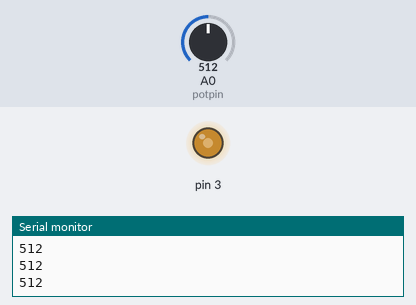
Simulated run of this sketch. Board: Arduino Uno, built with avr-gcc and run on an emulated ATmega328P. Parts: output pins drawn as LEDs (lit = HIGH), the last lines printed to the serial monitor. The test bench sets the inputs (shaded band); at power-on: A0 (potpin) = 512.

Above: at 1.2 s.
1.3 s: A0 (potpin) set to 716
At 2.1 s:
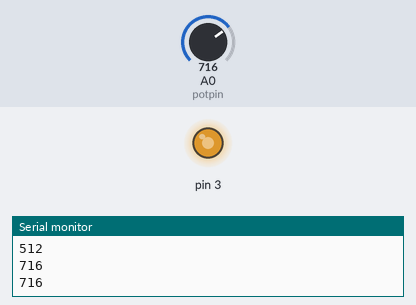
3.0 s: A0 (potpin) set to 900
At 3.3 s:
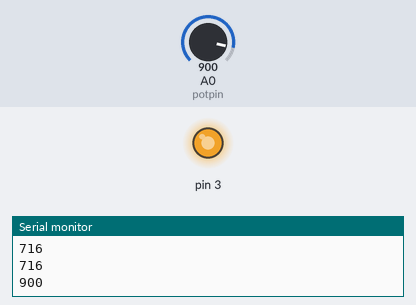
4.5 s: A0 (potpin) set to 122
At 5.7 s:
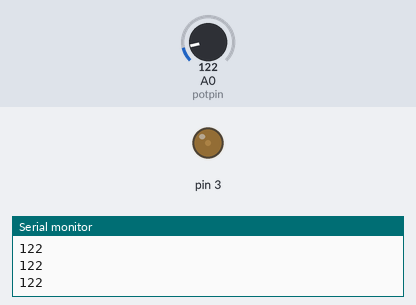
6.0 s: A0 (potpin) set to 0
At 6.9 s:
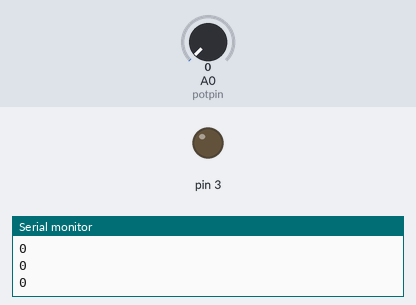
7.5 s: A0 (potpin) set to 511
At 8.1 s:
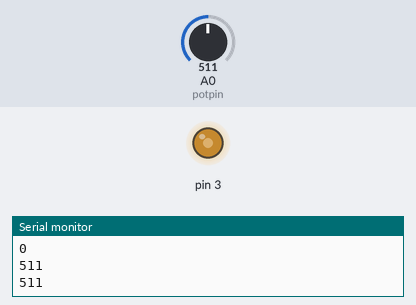
Timing chart, 0 to 10.0 s (numbered marks = the images above; inputs shaded):
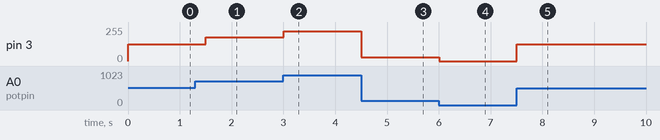

The sketch:

led_potentiometer_brightness.ino
```cpp
int potpin=A0;
int potvalue;
void setup() {
pinMode(potpin,INPUT);
Serial.begin(9600);
pinMode(3,OUTPUT);
}

void loop() {
potvalue=analogRead(potpin);
int brightness=map(potvalue,0,1023,0,255);
analogWrite(3,brightness);
Serial.println(potvalue);
delay(300);
}
```

Measured:
- after the input at 1.3 s, pin 3: 127/255 → 178/255 after 0.20 s
- after the input at 3.0 s, pin 3: 178/255 → 224/255 at once
- after the input at 4.5 s, pin 3: 224/255 → 30/255 at once
- after the input at 6.0 s, pin 3: 30/255 → 0/255 at once
- after the input at 7.5 s, pin 3: 0/255 → 127/255 at once
